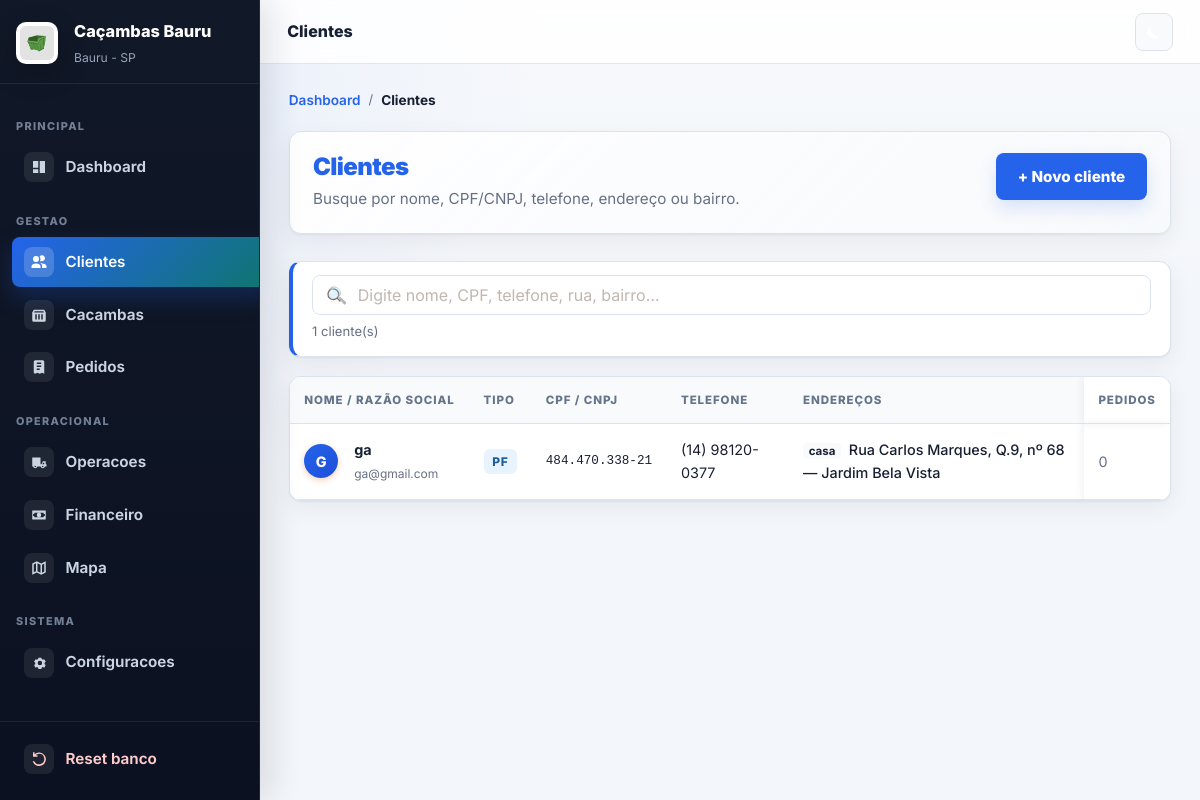
Screenshot of /clientes with the database file from the repository.
### tables this page shows
CREATE TABLE clientes (
            id INTEGER PRIMARY KEY AUTOINCREMENT,
            tipo_pessoa TEXT NOT NULL DEFAULT 'pf',
            nome TEXT NOT NULL,
            cpf TEXT NOT NULL DEFAULT '',
            cnpj TEXT NOT NULL DEFAULT '',
            razao_social TEXT NOT NULL DEFAULT '',
            telefone TEXT NOT NULL,
            email TEXT DEFAULT '',
            endereco TEXT DEFAULT '',
            cep TEXT NOT NULL DEFAULT '',
            rua TEXT NOT NULL DEFAULT '',
            numero TEXT NOT NULL DEFAULT '',
            complemento TEXT NOT NULL DEFAULT ''
        );

CREATE TABLE enderecos_cliente (
            id INTEGER PRIMARY KEY AUTOINCREMENT,
            cliente_id INTEGER NOT NULL,
            cep TEXT NOT NULL DEFAULT '',
            rua TEXT NOT NULL DEFAULT '',
            quadra TEXT NOT NULL DEFAULT '',
            numero TEXT NOT NULL DEFAULT '',
            bairro TEXT NOT NULL DEFAULT '',
            complemento TEXT NOT NULL DEFAULT '',
            apelido TEXT NOT NULL DEFAULT '',
            FOREIGN KEY (cliente_id) REFERENCES clientes(id)
        );

### app.py (the view)
@app.route("/clientes")
def clientes():
    busca = request.args.get("busca", "").strip()
    conn = get_conn()
    like = f"%{busca}%"
    import re as _re, unicodedata as _ud
    def _norm(s): return _ud.normalize("NFD", str(s)).encode("ascii","ignore").decode("ascii").lower()
    busca_norm = _norm(busca)
    norm_like = f"%{busca_norm}%"
    busca_quadra = _re.sub(r"(?i)^(quadra\s+|q\.?\s*)", "", busca).strip()
    like_quadra = f"%{busca_quadra}%" if busca_quadra else like
    if busca:
        rows = conn.execute(
            """SELECT id,tipo_pessoa,nome,cpf,cnpj,razao_social,telefone,email,rua,numero
               FROM clientes
               WHERE NORM(nome) LIKE ? OR cpf LIKE ? OR cnpj LIKE ? OR NORM(razao_social) LIKE ?
                  OR NORM(rua) LIKE ? OR NORM(email) LIKE ?
               ORDER BY nome""",
            (norm_like, like, like, norm_like, norm_like, norm_like),
        ).fetchall()
        ids_end = [r[0] for r in conn.execute(
            """SELECT DISTINCT cliente_id FROM enderecos_cliente
               WHERE NORM(rua) LIKE ? OR NORM(bairro) LIKE ? OR quadra LIKE ? OR NORM(apelido) LIKE ?""",
            (norm_like, norm_like, like_quadra, norm_like),
        ).fetchall()]
        existentes = {r["id"] for r in rows}
        if ids_end:
            placeholders = ','.join('?' for _ in ids_end)
            extras = conn.execute(
                f"SELECT id,tipo_pessoa,nome,cpf,cnpj,razao_social,telefone,email,rua,numero"
                f" FROM clientes WHERE id IN ({placeholders}) ORDER BY nome",
                ids_end,
            ).fetchall()
            rows = list(rows) + [r for r in extras if r["id"] not in existentes]
    else:
        rows = conn.execute(
            "SELECT id,tipo_pessoa,nome,cpf,cnpj,razao_social,telefone,email,rua,numero"
            " FROM clientes ORDER BY nome"
        ).fetchall()
    counts = {r[0]: r[1] for r in conn.execute(
        "SELECT cliente_id, COUNT(*) FROM pedidos GROUP BY cliente_id"
    ).fetchall()}
    all_ids = [r["id"] for r in rows]
    enderecos_map = {}
    if all_ids:
        ph = ','.join('?' for _ in all_ids)
        for e in conn.execute(
            f"SELECT cliente_id,apelido,rua,quadra,numero,bairro FROM enderecos_cliente"
            f" WHERE cliente_id IN ({ph}) ORDER BY id",
            all_ids,
        ).fetchall():
            enderecos_map.setdefault(e["cliente_id"], []).append(dict(e))
    conn.close()
    rows_final = []
    for r in rows:
        d = dict(r)
        ends = enderecos_map.get(r["id"], [])
        ends_txt = ' '.join(
            ' '.join(filter(None, [e.get('rua',''), e.get('quadra',''), e.get('bairro',''), e.get('apelido','')]))
            for e in ends
        )
        d['busca_txt'] = ' '.join(filter(None, [
            r['nome'], r['cpf'] or '', r['cnpj'] or '',
            r['razao_social'] or '',
            r['email'] or '', r['rua'] or '', r['numero'] or '',
            ends_txt
        ]))
        end_parts = []
        if ends:
            for e in ends:
                p = e.get('rua','')
                if e.get('quadra'): p += ', Q.' + e['quadra']
                if e.get('numero'): p += ', nº ' + e['numero']
                if e.get('bairro'): p += ' — ' + e['bairro']
                lbl = ('[' + e['apelido'] + '] ') if e.get('apelido') else ''
                if p.strip(): end_parts.append(lbl + p)
        elif r['rua']:
            p = r['rua']
            if r['numero']: p += ', nº ' + r['numero']
            end_parts.append(p)
        d['end_full'] = ' | '.join(end_parts)
        rows_final.append(d)
    return render_template("clientes.html", clientes=rows_final, busca=busca,
                           counts=counts, enderecos_map=enderecos_map)

### app.py (called while the page is built)
def _get_config():
    conn = get_conn()
    cfg = {r["chave"]: r["valor"] for r in conn.execute("SELECT chave,valor FROM config").fetchall()}
    conn.close()
    return cfg

def _dias_locacao(config=None):
    if config is None:
        config = _get_config()
    try:
        return max(1, min(int(config.get("dias_locacao","7")), 30))
    except ValueError:
        return 7

def _get_motoristas():
    conn = get_conn()
    rows = [r["nome"] for r in conn.execute("SELECT nome FROM motoristas ORDER BY nome").fetchall()]
    conn.close()
    return rows

### database.py (called while the page is built)
def get_conn():
    conn = sqlite3.connect(DB_PATH)
    conn.row_factory = sqlite3.Row
    conn.execute("PRAGMA foreign_keys = ON")
    conn.execute("PRAGMA journal_mode = WAL")
    conn.execute("PRAGMA synchronous = NORMAL")
    conn.execute("PRAGMA temp_store = MEMORY")
    conn.create_function("NORM", 1, _norm)
    return conn

### templates/clientes.html (shortened to what this page needs)
{% extends "base.html" %}
{% block topbar_title %}Clientes{% endblock %}
{% block breadcrumbs %}
  <a href="{{ url_for('index') }}">Dashboard</a>
  <span class="separator">/</span>
  <span class="current">Clientes</span>
{% endblock %}
{% block content %}
<section class="page-head">
  <div>
    <h2>Clientes</h2>
    <p>Busque por nome, CPF/CNPJ, telefone, endereço ou bairro.</p>
  </div>
  <div class="actions">
    <a class="btn" href="{{ url_for('cliente_novo') }}">+ Novo cliente</a>
  </div>
</section>
<div class="card busca-card" style="padding:.85rem 1.2rem">
  <div style="position:relative" id="busca-wrap">
    <span style="position:absolute;left:.9rem;top:50%;transform:translateY(-50%);font-size:1.05rem;pointer-events:none;opacity:.45;z-index:1">🔍</span>
    <input type="text" id="busca-live"
           value="{{ busca }}"
           placeholder="Digite nome, CPF, telefone, rua, bairro…"
           autocomplete="off"
           class="busca-input"
           style="width:100%;padding-left:2.8rem;font-size:1rem">
  </div>
  <div id="busca-status" style="font-size:.82rem;color:var(--muted);margin-top:.4rem;min-height:1.1em"></div>
</div>
<div class="card table-wrap">
  <table class="tabela-dados">
    <thead>
      <tr>
        <th>Nome / Razão Social</th>
        <th>Tipo</th>
        <th>CPF / CNPJ</th>
        <th>Telefone</th>
        <th>Endereços</th>
        <th>Pedidos</th>
      </tr>
    </thead>
    <tbody id="tbody">
      {% for c in clientes %}
      <tr class="linha-clicavel" id="row-{{ c.id }}"
          data-href="{{ url_for('cliente_detalhe', cid=c.id) }}" onclick="location.href=this.dataset.href">
        <td>
          <div style="display:flex;align-items:center;gap:.5rem">
            <span class="cliente-avatar">{{ c.nome[0]|upper }}</span>
            <div>
              <strong class="campo-nome" id="nome-{{ c.id }}">{{ c.nome }}</strong>
              {% if c.email %}<br><small class="muted">{{ c.email }}</small>{% endif %}
            </div>
          </div>
        </td>
        <td><span class="badge-tipo {% if c.tipo_pessoa == 'pj' %}badge-pj{% else %}badge-pf{% endif %}">
          {{ 'PJ' if c.tipo_pessoa == 'pj' else 'PF' }}</span></td>
        <td class="mono">
          {% if c.tipo_pessoa == 'pj' and c.cnpj and c.cnpj|length == 14 %}
            {{ c.cnpj[0:2] }}.{{ c.cnpj[2:5] }}.{{ c.cnpj[5:8] }}/{{ c.cnpj[8:12] }}-{{ c.cnpj[12:14] }}
          {% elif c.cpf and c.cpf|length == 11 %}
            {{ c.cpf[0:3] }}.{{ c.cpf[3:6] }}.{{ c.cpf[6:9] }}-{{ c.cpf[9:11] }}
          {% else %}{{ c.cpf or c.cnpj or '—' }}{% endif %}
        </td>
        <td>{{ c.telefone or '—' }}</td>
        <td>
          {% set ends = enderecos_map.get(c.id, []) %}
          {% if ends %}
            {% set e0 = ends[0] %}
            <div style="font-weight:500">
              {% if e0.apelido %}<em style="font-style:normal;background:var(--surface-soft);border-radius:4px;padding:.05rem .35rem;font-size:.72rem;font-weight:700;margin-right:.25rem">{{ e0.apelido }}</em>{% endif %}
              {{ e0.rua }}{% if e0.quadra %}, Q.{{ e0.quadra }}{% endif %}{% if e0.numero %}, nº {{ e0.numero }}{% endif %}{% if e0.bairro %} — {{ e0.bairro }}{% endif %}
            </div>
          {% elif c.rua %}
            <div>{{ c.rua }}{% if c.numero %}, nº {{ c.numero }}{% endif %}</div>
          {% else %}
            <span class="muted">—</span>
          {% endif %}
        </td>
        <td>
          {% set n = counts.get(c.id, 0) %}
          {% if n %}<span class="badge-count">{{ n }}</span>{% else %}<span class="muted">0</span>{% endif %}
        </td>
      </tr>
      {% endfor %}
    </tbody>
  </table>
</div>
{% endblock %}

### rows the page displays
clientes: nome "G", nome "ga", email "ga@gmail.com", tipo_pessoa "PF", cpf "484", cpf "470", cpf "338", cpf "21", telefone "(14) 98120-0377"
enderecos_cliente: apelido "casa", rua "Rua Carlos Marques", quadra "9", numero "68", bairro "Jardim Bela Vista"

### other values shown
{{ empresa_nome or 'Cacambas' }} "Caçambas Bauru"
{{ empresa_fone or 'Bauru - SP' }} "Bauru - SP"
